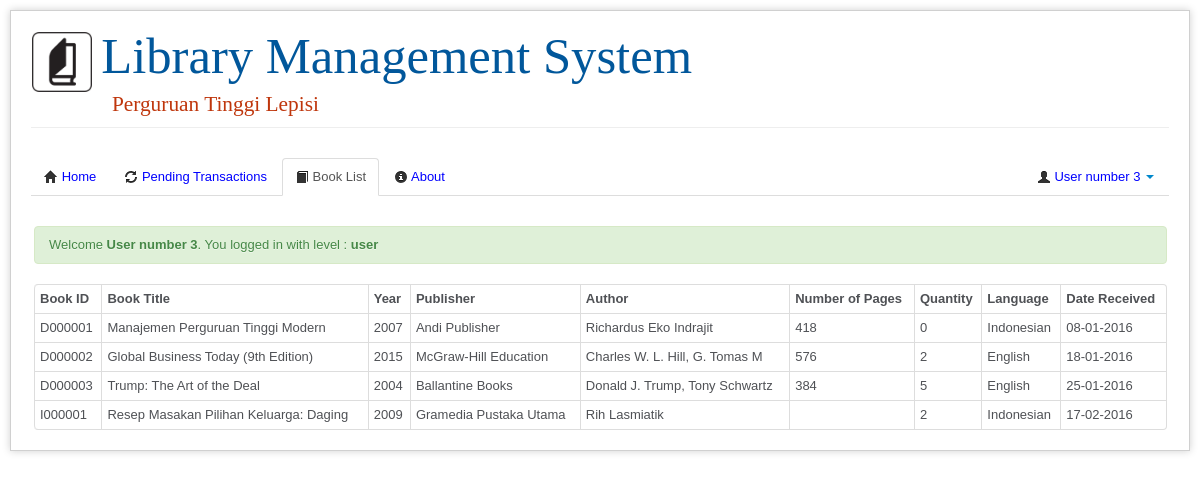
The app's page /homeuser.php?app=user_book_list (signed in) with its own data.
### tables this page shows
CREATE TABLE IF NOT EXISTS `book` (
  `book_id` varchar(30) NOT NULL,
  `title` varchar(100) NOT NULL,
  `year` varchar(30) NOT NULL,
  `publisher` varchar(30) NOT NULL,
  `author` varchar(100) NOT NULL,
  `nop` varchar(30) NOT NULL,
  `quantity` int(100) NOT NULL,
  `language` varchar(30) NOT NULL,
  `date_received` varchar(30) NOT NULL
);

### app/user_book_list.php (the view, shortened to what this page needs)
<!DOCTYPE html>
<?php
include('connect.php');
?>
<html>
<body>
<?php empty( $app ) ? header('location:../homeuser.php') : '' ; if(isset($_SESSION['level'])){?>
<div class="tab-content">
<table class="table table-bordered table-condensed table-hover">
	<thead>
		<tr class="nowrap">
			<th align="left">Book ID</th>
			<th align="left">Book Title</th>
			<th align="left">Year</th>
			<th align="left">Publisher</th>
			<th align="left">Author</th>
			<th align="left">Number of Pages</th>
			<th align="left">Quantity</th>
			<th align="left">Language</th>
			<th align="left">Date Received</th>
		</tr>
	</thead>
		<?php
    $sql = "SELECT * FROM book ORDER BY book_id";
    foreach ($dbh->query($sql) as $data) :
	?>
	<tbody>
		<tr class="nowrap">
			<td><?php echo $data['book_id'] ?></td>
			<td><?php echo $data['title'] ?></td>
            <td><?php echo $data['year'] ?></td>
			<td><?php echo $data['publisher'] ?></td>
			<td><?php echo $data['author'] ?></td>
            <td><?php echo $data['nop'] ?></td>
			<td><?php echo $data['quantity'] ?></td>
			<td><?php echo $data['language'] ?></td>
			<td><?php echo $data['date_received'] ?></td>
		</tr>
<?php
    endforeach;
?>
	</tbody>
</table>
</div>
<?php
}else{
echo '<div class="alert alert-error"> You need to login as user to access this page. </div>';
}
?>
</body>
</html>

### homeuser.php (shortened to what this page needs)
<?php
$base_url = 'http://'.$_SERVER['HTTP_HOST'].'/lms/';
isset ($_GET['app']) ? $app = $_GET['app'] : $app = 'user_home';
?>
<!DOCTYPE html>
<html lang="en">
<head>
	<link href="<?php echo $base_url;?>asset/css/bootstrap.min.css" rel="stylesheet">
	<link href="<?php echo $base_url;?>asset/css/bootstrap-responsive.min.css" rel="stylesheet">
	<link href="<?php echo $base_url;?>asset/css/style.css" rel="stylesheet">
</head>
<body>
<div id="container">
	<div class="container-fluid">
		<div class="row-fluid">
			<div class="span12">
			<div class="page-header">
				<table>
				<tr>
				<td>
				<img src="lms_logo.png" width="60" height="60" />
				</td>
					<td>
					<span class="font1">Library Management System</span>
					</td>
				</tr>
				<tr>
					<td></td>
					<td>
					<span class="font2">&nbsp; Perguruan Tinggi Lepisi</span>
					</td>
				</tr>
				</table>
				</div>
				<ul class="nav nav-tabs">
					<li <?php echo $app=='user_home'?'class="active"':'';?>><a href="homeuser.php"><i class="icon-home"></i> Home</a></li>
					<?php if(isset($_SESSION['level'])){?>
					<li <?php echo $app=='user_pending_tranz'?'class="active"':'';?>><a href="homeuser.php?app=user_pending_tranz"><i class="icon-refresh"></i> Pending Transactions</a></li>
					<li <?php echo $app=='user_book_list'?'class="active"':'';?>><a href="homeuser.php?app=user_book_list"><i class="icon-book"></i> Book List</a></li>
				    <li <?php echo $app=='about'?'class="active"' :'';?>><a href="homeuser.php?app=about"><i class="icon-info-sign"></i> About</a></li>
					<?php }?>
					<li class="dropdown pull-right">
					<?php if (isset($_SESSION['name'])):?>
						<a href="#" data-toggle="dropdown" class="dropdown-toggle"><i class="icon-user"></i> <?php echo $_SESSION['name'];?> <strong class="caret"></strong></a>
							<?php else:?>
						<a href="#" data-toggle="dropdown" class="dropdown-toggle"><i class="icon-user"></i> Guest <strong class="caret"></strong></a>
						<ul class="dropdown-menu">
							<li><a href="homeuser.php?app=login"><i class="icon-user"></i> Login</a></li>
							<?php endif;?>
					</li>
				</ul>
			</div>
		</div>
	</div>
<div id="content">
<?php
if(isset($_SESSION['message'])){echo $_SESSION['message']; unset($_SESSION['message']);}
if(file_exists('app/'.$app.'.php')){
	include ('app/'.$app.'.php');
}else{
	echo '<div class="well">Error : Cannot find <b>'.$app.'.php </b> in directory <b>app/..</b></div>';
}
?>
</div>
</div>
</body>
</html>

### asset/css/style.css (style rules this page uses)
body { background-color: #fff; margin: 40px; font: 13px/20px normal Helvetica, Arial, sans-serif; color: #4F5155; }
a { color: #003399; background-color: transparent; font-weight: normal; }
#content { margin: 0 22px 0 23px; }
#container { margin: 10px; border: 1px solid #D0D0D0; -webkit-box-shadow: 0 0 8px #D0D0D0; }
tr.nowrap { white-space:nowrap; }
td { white-space:inherit; }

### homeuser.php (style rules this page uses)
html, body { height: 100%; width: 100%; padding: 0; margin: 0; }
a:link, a:visited, a:hover { color: blue; }
.font1 { font-family: "Tahoma"; color : #01579b; font-size : 38pt; font-weight: normal; }
.font2 { font-family: "Berlin Sans FB"; color : #bf360c; font-size : 16pt; }

### records on screen
book: book_id "D000001", title "Manajemen Perguruan Tinggi Modern", year "2007", publisher "Andi Publisher", author "Richardus Eko Indrajit", nop "418", quantity "0", language "Indonesian", date_received "08-01-2016"
book: book_id "D000002", title "Global Business Today (9th Edition)", year "2015", publisher "McGraw-Hill Education", author "Charles W. L. Hill, G. Tomas M", nop "576", quantity "2", language "English", date_received "18-01-2016"
book: book_id "D000003", title "Trump: The Art of the Deal", year "2004", publisher "Ballantine Books", author "Donald J. Trump, Tony Schwartz", nop "384", quantity "5", language "English", date_received "25-01-2016"
book: book_id "I000001", title "Resep Masakan Pilihan Keluarga: Daging", year "2009", publisher "Gramedia Pustaka Utama", author "Rih Lasmiatik", quantity "2", language "Indonesian", date_received "17-02-2016"

### other values on screen
$_SESSION['name'] "User number 3"
$_SESSION['message'] "Welcome User number 3 . You logged in with level : user"
